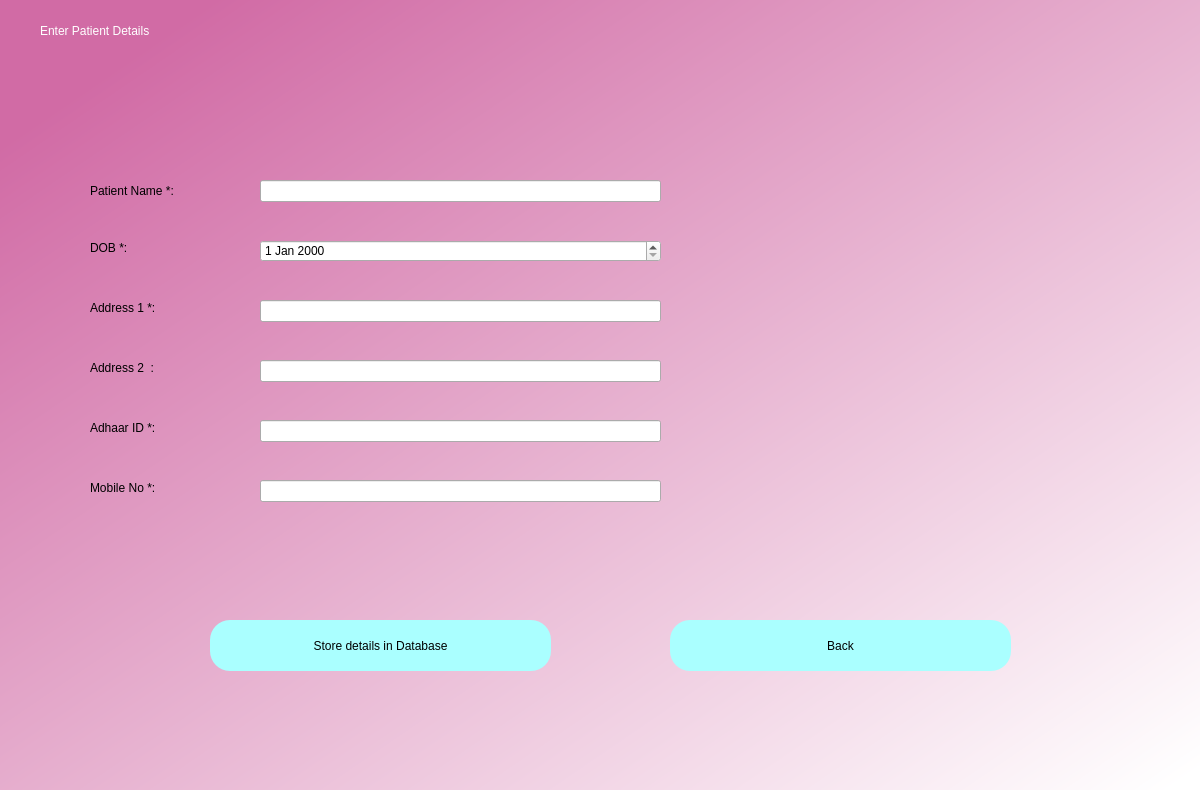
<?xml version="1.0" encoding="UTF-8"?>
<ui version="4.0">
 <class>Dialog</class>
 <widget class="QDialog" name="Dialog">
  <property name="geometry">
   <rect>
    <x>0</x>
    <y>0</y>
    <width>1200</width>
    <height>790</height>
   </rect>
  </property>
  <property name="windowTitle">
   <string>Dialog</string>
  </property>
  <widget class="QWidget" name="bgwidget" native="true">
   <property name="geometry">
    <rect>
     <x>0</x>
     <y>-10</y>
     <width>1201</width>
     <height>801</height>
    </rect>
   </property>
   <property name="styleSheet">
    <string notr="true">QWidget#bgwidget{
background-color:qlineargradient(spread:pad, x1:0.091, y1:0.101636, x2:0.991379, y2:0.977, stop:0 rgba(209, 107, 165, 255), stop:1 rgba(255, 255, 255, 255));}</string>
   </property>
   <widget class="QLabel" name="label_2">
    <property name="geometry">
     <rect>
      <x>40</x>
      <y>20</y>
      <width>391</width>
      <height>41</height>
     </rect>
    </property>
    <property name="styleSheet">
     <string notr="true">font: 16pt &quot;MS Shell Dlg 2&quot;;color:rgb(255, 255, 255)</string>
    </property>
    <property name="text">
     <string>Enter Patient Details</string>
    </property>
   </widget>
   <widget class="QPushButton" name="back">
    <property name="geometry">
     <rect>
      <x>670</x>
      <y>630</y>
      <width>341</width>
      <height>51</height>
     </rect>
    </property>
    <property name="styleSheet">
     <string notr="true">border-radius:20px;
background-color: rgb(170, 255, 255);
font: 14pt &quot;MS Shell Dlg 2&quot;;</string>
    </property>
    <property name="text">
     <string>Back</string>
    </property>
   </widget>
   <widget class="QPushButton" name="store">
    <property name="geometry">
     <rect>
      <x>210</x>
      <y>630</y>
      <width>341</width>
      <height>51</height>
     </rect>
    </property>
    <property name="styleSheet">
     <string notr="true">border-radius:20px;
background-color: rgb(170, 255, 255);
font: 14pt &quot;MS Shell Dlg 2&quot;;</string>
    </property>
    <property name="text">
     <string>Store details in Database</string>
    </property>
   </widget>
   <widget class="QLabel" name="label_3">
    <property name="geometry">
     <rect>
      <x>90</x>
      <y>250</y>
      <width>101</width>
      <height>16</height>
     </rect>
    </property>
    <property name="styleSheet">
     <string notr="true">font: 11pt &quot;MS Shell Dlg 2&quot;;</string>
    </property>
    <property name="text">
     <string>DOB *:</string>
    </property>
   </widget>
   <widget class="QLabel" name="label_4">
    <property name="geometry">
     <rect>
      <x>90</x>
      <y>190</y>
      <width>131</width>
      <height>21</height>
     </rect>
    </property>
    <property name="styleSheet">
     <string notr="true">font: 11pt &quot;MS Shell Dlg 2&quot;;</string>
    </property>
    <property name="text">
     <string>Patient Name *:</string>
    </property>
   </widget>
   <widget class="QLabel" name="label_5">
    <property name="geometry">
     <rect>
      <x>90</x>
      <y>310</y>
      <width>101</width>
      <height>16</height>
     </rect>
    </property>
    <property name="styleSheet">
     <string notr="true">font: 11pt &quot;MS Shell Dlg 2&quot;;</string>
    </property>
    <property name="text">
     <string>Address 1 *:</string>
    </property>
   </widget>
   <widget class="QLabel" name="label_6">
    <property name="geometry">
     <rect>
      <x>90</x>
      <y>370</y>
      <width>101</width>
      <height>16</height>
     </rect>
    </property>
    <property name="styleSheet">
     <string notr="true">font: 11pt &quot;MS Shell Dlg 2&quot;;</string>
    </property>
    <property name="text">
     <string>Address 2  :</string>
    </property>
   </widget>
   <widget class="QLabel" name="label_7">
    <property name="geometry">
     <rect>
      <x>90</x>
      <y>430</y>
      <width>101</width>
      <height>16</height>
     </rect>
    </property>
    <property name="styleSheet">
     <string notr="true">font: 11pt &quot;MS Shell Dlg 2&quot;;</string>
    </property>
    <property name="text">
     <string>Adhaar ID *:</string>
    </property>
   </widget>
   <widget class="QLabel" name="label_8">
    <property name="geometry">
     <rect>
      <x>90</x>
      <y>490</y>
      <width>111</width>
      <height>16</height>
     </rect>
    </property>
    <property name="styleSheet">
     <string notr="true">font: 11pt &quot;MS Shell Dlg 2&quot;;</string>
    </property>
    <property name="text">
     <string>Mobile No *:</string>
    </property>
   </widget>
   <widget class="QLineEdit" name="pname">
    <property name="geometry">
     <rect>
      <x>260</x>
      <y>190</y>
      <width>401</width>
      <height>22</height>
     </rect>
    </property>
   </widget>
   <widget class="QLineEdit" name="addr1">
    <property name="geometry">
     <rect>
      <x>260</x>
      <y>310</y>
      <width>401</width>
      <height>22</height>
     </rect>
    </property>
   </widget>
   <widget class="QLineEdit" name="addr2">
    <property name="geometry">
     <rect>
      <x>260</x>
      <y>370</y>
      <width>401</width>
      <height>22</height>
     </rect>
    </property>
   </widget>
   <widget class="QLineEdit" name="aadhar">
    <property name="geometry">
     <rect>
      <x>260</x>
      <y>430</y>
      <width>401</width>
      <height>22</height>
     </rect>
    </property>
   </widget>
   <widget class="QLineEdit" name="mobile">
    <property name="geometry">
     <rect>
      <x>260</x>
      <y>490</y>
      <width>401</width>
      <height>22</height>
     </rect>
    </property>
   </widget>
   <widget class="QLabel" name="error">
    <property name="geometry">
     <rect>
      <x>190</x>
      <y>570</y>
      <width>401</width>
      <height>21</height>
     </rect>
    </property>
    <property name="styleSheet">
     <string notr="true">font: 11pt &quot;MS Shell Dlg 2&quot;;color:rgb(255, 8, 8)</string>
    </property>
    <property name="text">
     <string/>
    </property>
   </widget>
   <widget class="QDateEdit" name="dob">
    <property name="geometry">
     <rect>
      <x>260</x>
      <y>250</y>
      <width>401</width>
      <height>22</height>
     </rect>
    </property>
   </widget>
  </widget>
 </widget>
 <resources/>
 <connections/>
</ui>
